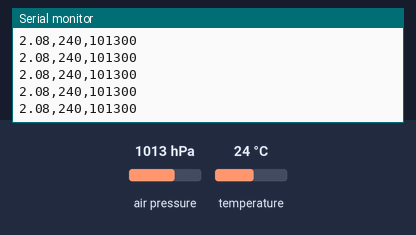
Bench run of a sketch on a simulated Arduino Uno, built with avr-gcc and run on an emulated ATmega328P. On the bench: the last lines printed to the serial monitor. Wiring (inferred from the names in the program): BMP180 pressure sensor at I2C address 0x77. The test bench sets the inputs (shaded band); at power-on: air pressure 1013 hPa, temperature 24 °C. Storage starts empty.

Above: at 1.2 s.
1.3 s: air pressure set to 952 hPa
At 1.56 s:
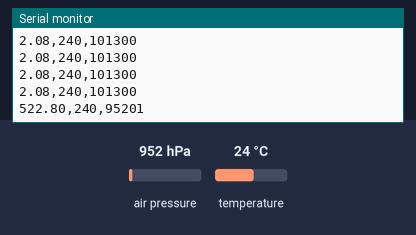
2.8 s: temperature set to 12 °C
At 2.84 s:
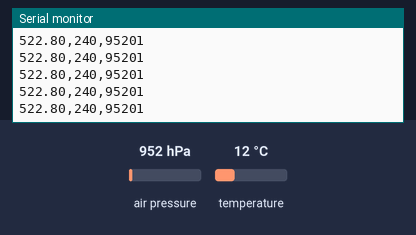
4.3 s: air pressure set to 975 hPa
At 4.37 s:
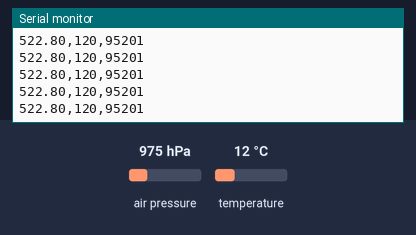
Timing chart, 0 to 7.3 s (numbered marks = the images above; inputs shaded):
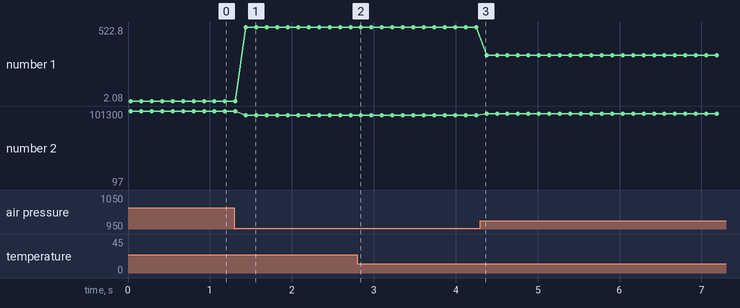

The sketch:

Day24LabBMP.ino
```cpp
#include <Wire.h>
#include <SD.h>
//#include<SoftwareSerial.h>
#include "BMP180Lib.c"
#define BMP180_ADDRESS 0x77
const int CS_PIN=10;
const float p0 = 101325; // Pressure at sea level (Pa)
float altitude;
short temperature;
long pressure;
// Use these for altitude conversions
//SoftwareSerial BT(12,13);

void setup()
{
 Serial.begin(9600);
 //BT.begin(115200);
 Wire.begin();
 Serial.println("Initializing Card");
 pinMode(CS_PIN,OUTPUT);
 bmp180Calibration();
// if(!SD.begin(CS_PIN)) //Print error message if SD.begin fails
//  {
//    Serial.println("Card Failure");
//    return;
//  }
//  Serial.println("Card Ready");
}
// Stores all of the bmp180's calibration values into global variables
// Calibration values are required to calculate temp and pressure
// This function should be called at the beginning of the program
char bmp180Read(unsigned char address)
{
 unsigned char data;
 Wire.beginTransmission(BMP180_ADDRESS);
 Wire.write(address);
 Wire.endTransmission();
 Wire.requestFrom(BMP180_ADDRESS, 1);
 while(!Wire.available());
 return Wire.read();
}
// Read 2 bytes from the BMP180
// First byte will be from 'address'
// Second byte will be from 'address'+1
int bmp180ReadInt(unsigned char address)
{
 unsigned char msb, lsb;
 Wire.beginTransmission(BMP180_ADDRESS);
 Wire.write(address);
 Wire.endTransmission();

 Wire.requestFrom(BMP180_ADDRESS, 2);
 while(Wire.available()<2)
 ;
 msb = Wire.read();
 lsb = Wire.read();

 return (int) msb<<8 | lsb;
}
void bmp180Calibration()
{
 ac1 = bmp180ReadInt(0xAA);
 ac2 = bmp180ReadInt(0xAC);
 ac3 = bmp180ReadInt(0xAE);
 ac4 = bmp180ReadInt(0xB0);
 ac5 = bmp180ReadInt(0xB2);
 ac6 = bmp180ReadInt(0xB4);
 b1 = bmp180ReadInt(0xB6);
 b2 = bmp180ReadInt(0xB8);
 mb = bmp180ReadInt(0xBA);
 mc = bmp180ReadInt(0xBC);
 md = bmp180ReadInt(0xBE);
}
// Read the uncompensated temperature value
unsigned int bmp180ReadUT()
{
 unsigned int ut;
 // Write 0x2E into Register 0xF4
 // This requests a temperature reading
 Wire.beginTransmission(BMP180_ADDRESS);
 Wire.write(0xF4);
 Wire.write(0x2E);
 Wire.endTransmission();
 // Wait at least 4.5ms
 delay(5);
 // Read two bytes from registers 0xF6 and 0xF7
 ut = bmp180ReadInt(0xF6);
 return ut;
}
// Read the uncompensated pressure value
unsigned long bmp180ReadUP()
{
 unsigned char msb, lsb, xlsb;
 unsigned long up = 0;
 // Write 0x34+(OSS<<6) into register 0xF4
 // Request a pressure reading w/ oversampling setting
 Wire.beginTransmission(BMP180_ADDRESS);
 Wire.write(0xF4);
 Wire.write(0x34 + (OSS<<6));
 Wire.endTransmission();
 // Wait for conversion, delay time dependent on OSS
 delay(2 + (3<<OSS));
 // Read register 0xF6 (MSB), 0xF7 (LSB), and 0xF8 (XLSB)
 Wire.beginTransmission(BMP180_ADDRESS);
 Wire.write(0xF6);
 Wire.endTransmission();
 Wire.requestFrom(BMP180_ADDRESS, 3);
 // Wait for data to become available
 while(Wire.available() < 3)
 ;
 msb = Wire.read();
 lsb = Wire.read();
 xlsb = Wire.read();
 up = (((unsigned long) msb << 16) | ((unsigned long) lsb << 8) | (unsigned long) xlsb) >> (8-OSS);
 return up;
}

void loop()
{
 temperature = bmp180GetTemperature(bmp180ReadUT());
 pressure = bmp180GetPressure(bmp180ReadUP());
 altitude = (float)44330 * (1 - pow(((float) pressure/p0), 0.190295));
 File dataFile=SD.open("BMP.csv",FILE_WRITE);
// if(dataFile)
// {
//  dataFile.print(millis());
//  dataFile.print(",");
//  dataFile.print(altitude);
//  dataFile.print(",");
//  dataFile.print(temperature);
//  dataFile.print(",");
//  dataFile.println(pressure);
//  dataFile.close();


  //Serial.print("Altitude: ");
   Serial.print(altitude, 2);
   Serial.print(",");
   //Serial.println(" m");

   //Serial.print("Temperature: ");
   Serial.print(temperature, DEC);
   Serial.print(",");
   //Serial.println(" *0.1 deg C");
   //Serial.print("Pressure: ");
   Serial.print(pressure, DEC);
   //Serial.println(" Pa");
   Serial.println();
// }
// else
// {
//  Serial.println("Couldn't open file");
// }


//BT.print("Altitude: ");
// BT.print(altitude, 2);
// BT.println(" m");
//
// BT.print("Temperature: ");
// BT.print(temperature, DEC);
// BT.println(" *0.1 deg C");
// BT.print("Pressure: ");
// BT.print(pressure, DEC);
// BT.println(" Pa");
// BT.println();
 delay(100);
}
```

BMP180Lib.c
```cpp
// Calibration values
int ac1;
int ac2;
int ac3;
unsigned int ac4;
unsigned int ac5;
unsigned int ac6;
int b1;
int b2;
int mb;
int mc;
int md;
// b5 is calculated in bmp180GetTemperature(...), this variable is also used in bmp180GetPressure(...)
// so ...Temperature(...) must be called before ...Pressure(...).
long b5;
// Calculate temperature given ut.
// Value returned will be in units of 0.1 deg C
const unsigned char OSS = 2; // Oversampling Setting
short bmp180GetTemperature(unsigned int ut)
{
 long x1, x2;

 x1 = (((long)ut - (long)ac6)*(long)ac5) >> 15;
 x2 = ((long)mc << 11)/(x1 + md);
 b5 = x1 + x2;
 return ((b5 + 8)>>4);
}
// Calculate pressure given up
// calibration values must be known
// b5 is also required so bmp180GetTemperature(...) must be called first.
// Value returned will be pressure in units of Pa.
long bmp180GetPressure(unsigned long up)
{
 long x1, x2, x3, b3, b6, p;
 unsigned long b4, b7;
 b6 = b5 - 4000;
 // Calculate B3
 x1 = (b2 * (b6 * b6)>>12)>>11;
 x2 = (ac2 * b6)>>11;
 x3 = x1 + x2;
 b3 = (((((long)ac1)*4 + x3)<<OSS) + 2)>>2;

 // Calculate B4
 x1 = (ac3 * b6)>>13;
 x2 = (b1 * ((b6 * b6)>>12))>>16;
 x3 = ((x1 + x2) + 2)>>2;
 b4 = (ac4 * (unsigned long)(x3 + 32768))>>15;

 b7 = ((unsigned long)(up - b3) * (50000>>OSS));
 if (b7 < 0x80000000)
 p = (b7<<1)/b4;
 else
 p = (b7/b4)<<1;
 x1 = (p>>8) * (p>>8);
 x1 = (x1 * 3038)>>16;
 x2 = (-7357 * p)>>16;
 p += (x1 + x2 + 3791)>>4;
 return p;
}
```

Measured:
- after the input at 1.3 s, the serial monitor: prints a new line after 0.14 s (image 1)
- plotted number 1: 2.08 → 522.8 after the input at 1.3 s, 522.8 → 323.43 after the input at 4.3 s
- plotted number 2: 101300 → 95201 after the input at 1.3 s, 95201 → 97 after the input at 4.3 s
